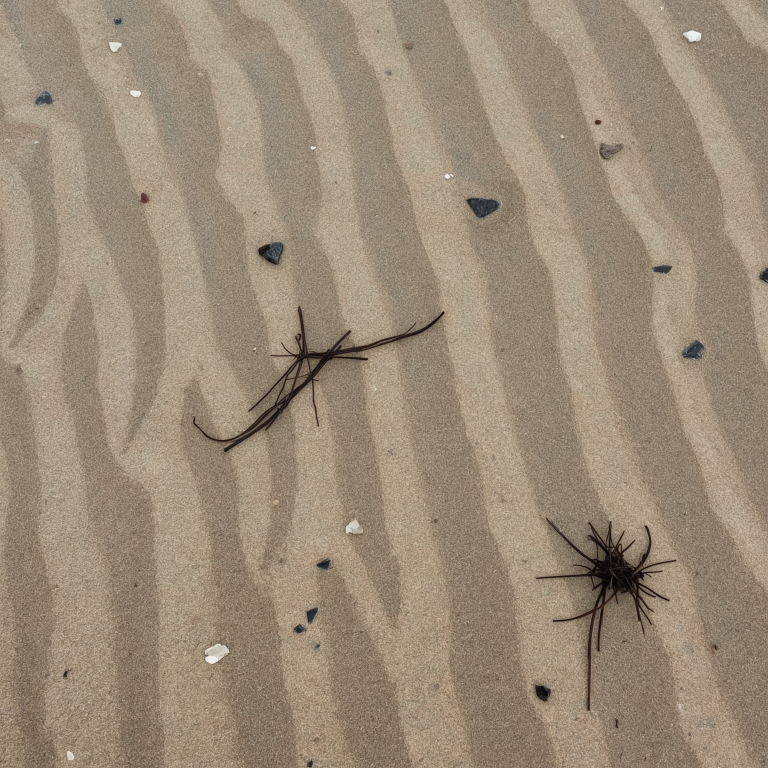
#> input picture generated/leonardo/coast_sand_foreshore_v1/candidate_1.jpg, 1536 x 1536 px (shown at 1/2 size)
$ python -i process_leonardo_terrain_textures.py   (imports and definitions only)
#> lines starting #> are read from the running program, lines starting #| are printed output that depends on the picture
#> further down, picture is the input picture: PIL image 1536x1536 RGB; mean R, G, B 155.2, 139.7, 120
#!/usr/bin/env python3
"""Prepare selected Leonardo terrain albedos for the Godot runtime.

The generator output is treated as an authored candidate, not as a drop-in
runtime texture: it is resized with Lanczos and moved to a half-tile phase so
large AI marks do not sit on the wrap seam. The final border pixels are welded
for deterministic repeatability.

Two tiers:

- Legacy families (timber, cobble, hay, ...) keep their 512 px albedo-only
  output. Runtime terrain resizes these to its 128 px texture-array tier.
- CO-01 ground families (coast_sand, sand, shore_shingle, mud, grass) are quilted
  seamless (`SEAMLESS_FAMILIES`) instead of phase-shifted, then ship a
  2048 px albedo plus a normal and a roughness map derived from the same plate.
  Leonardo cannot bake matching normal/roughness plates, so both are computed
  from a wrap-aware height estimate of the selected albedo (see
  `_derive_height`). The blend shader samples these per fragment.

Usage:
    python3 tools/process_leonardo_terrain_textures.py            # every family
    python3 tools/process_leonardo_terrain_textures.py --only sand mud
"""

from __future__ import annotations

import argparse
from pathlib import Path

import numpy as np
from PIL import Image, ImageChops

ROOT = Path(__file__).resolve().parents[1]
GENERATED = ROOT / "generated" / "leonardo"
PBR = ROOT / "assets" / "materials" / "pbr"
OUTPUTS = {
    "limestone_rubble": (
        GENERATED / "city_wall_limestone_v1" / "candidate_1.jpg",
        PBR / "limestone_rubble/limestone_rubble_albedo.png",
    ),
    "timber": (
        GENERATED / "timber_beam_v2" / "candidate_2.jpg",
        PBR / "timber/timber_albedo.png",
    ),
    "timber_floor": (
        GENERATED / "timber_floor_v2" / "candidate_1.jpg",
        PBR / "timber_floor/timber_floor_albedo.png",
    ),
    "cobble": (
        GENERATED / "cobble_street_v3" / "candidate_2.jpg",
        PBR / "cobble/cobble_albedo.png",
    ),
    "smithy_floor": (
        GENERATED / "smithy_flagstone_v3" / "candidate_2.jpg",
        PBR / "smithy_floor/smithy_floor_albedo.png",
    ),
    "hay": (
        GENERATED / "hay_thatch_v2" / "candidate_2.jpg",
        PBR / "hay/hay_albedo.png",
    ),
}
TARGET_SIZE = 512

## CO-01 (R-948) ground families. Every entry ships a GROUND_TARGET_SIZE albedo
## plus normal and roughness at GROUND_DERIVED_SIZE. The Leonardo realism model
## tops out at 1536 px, so the albedo is upscaled once with Lanczos. Derived maps
## stay at 1024: a 2048 normal of a noisy natural plate is 10-11 MiB as PNG, over
## the standard-Git limit in docs/ASSET_STORAGE_POLICY.md, and it would only
## resolve JPEG noise of the 1536 source (decision recorded in
## docs/reports/co01_coastal_ground_materials.md).
GROUND_TARGET_SIZE = 2048
GROUND_DERIVED_SIZE = 1024
GROUND_OUTPUTS = {
    "coast_sand": GENERATED / "coast_sand_foreshore_v1" / "candidate_2.jpg",
    "sand": GENERATED / "sand_upper_beach_v1" / "candidate_2.jpg",
    "shore_shingle": GENERATED / "shore_shingle_v1" / "candidate_2.jpg",
    "mud": GENERATED / "mud_tidal_yard_v3" / "candidate_2.jpg",
    "grass": GENERATED / "grass_meadow_v4" / "candidate_1.jpg",
    # R-1516: drought crust for dried puddle basins. Leonardo was out of tokens, so
    # this plate comes from OpenAI gpt-image-1 (generated/openai is gitignored too).
    "cracked_earth": ROOT / "generated" / "openai" / "cracked_earth_v1" / "candidate_1.png",
    # R-2281: tamped clay floor of a smoke dwelling's heated room (the drought
    # crust read as a desert indoors). OpenAI again: Leonardo was out of tokens.
    "clay_floor": ROOT / "generated" / "openai" / "clay_floor_v1" / "candidate_1.png",
}
## Per-family derivation constants.
## - normal_strength: slope gain of the height field (higher = deeper relief).
## - roughness: (dry base, damp base). Dark pixels read as damp hollows and move
##   toward the damp value; overcast Baltic ground stays mostly matte.
## - invert_height: shingle and grass read bright-on-top (pebble crowns, blades);
##   sand ripples and mud prints read dark in the trough, so height = luminance.
GROUND_DERIVATION = {
    "coast_sand": {"normal_strength": 5.0, "roughness": (0.90, 0.62), "blur": 1.0},
    "sand": {"normal_strength": 4.0, "roughness": (0.97, 0.88), "blur": 1.0},
    "shore_shingle": {"normal_strength": 7.0, "roughness": (0.82, 0.58), "blur": 1.5},
    # The selected mud plate carries baked wet-film glints; the shader adds its own
    # wet sheen (mud_wetness), so they are pulled back to the surrounding colour.
    "mud": {"normal_strength": 6.0, "roughness": (0.78, 0.40), "blur": 1.2, "despecular": True},
    "grass": {"normal_strength": 3.5, "roughness": (0.96, 0.84), "blur": 0.8},
    # Crack gaps are dark and low, plates bright and high: height = luminance.
    # albedo_only: the city ground shader is near the GL Compatibility sampler
    # limit, so it derives crack relief from this plate's luminance instead of a
    # second normal sampler. size: the 1024 px source is not upscaled.
    "cracked_earth": {
        "normal_strength": 7.0, "roughness": (0.97, 0.90), "blur": 0.8,
        "albedo_only": True, "size": 1024,
    },
    # Interior floor material (StandardMaterial3D): albedo only, the floor reads
    # flat from the cutaway camera and the plate carries its own grit.
    "clay_floor": {
        "normal_strength": 3.0, "roughness": (0.93, 0.85), "blur": 0.8,
        "albedo_only": True, "size": 1024,
    },
}
# Directional or coursed plates must keep their authored phase. A half-tile
# shift moves the original wrap seam into the middle of a wall face or board.
KEEP_SOURCE_PHASE = {
    "limestone_rubble",
    "timber",
    "timber_floor",
    "cobble",
    "smithy_floor",
}


# [15 lines left out: function _weld_edges, not called in this run]


## Overlap-quilting for isotropic ground plates. A half-tile phase shift only moves
## the wrap seam of a non-tileable plate into the middle of the tile, where it
## repeats as a visible cross grid on large ground areas. Instead the tile is cut
## from the top-left of the plate and the unused strip past its right and bottom
## edge (a natural continuation of the last column/row) is stitched over the
## tile's first columns/rows along a minimum-error path. Column 0 then continues
## the last column, so the wrap is seamless and the stitch hides in the grain.
SEAMLESS_OVERLAP_FRACTION = 1.0 / 6.0
SEAMLESS_MARGIN = 12  # px kept out of the cut path so the wrap edge is pure overlap
SEAMLESS_FEATHER = 1.5  # px Gaussian softening of the cut
# Every CO-01 ground family is isotropic natural ground with no authored course or
# grain direction, so all of them quilt. Shingle and mud carried the worst phase
# seam (mid-tile discontinuity 11x and 5x the local grain) because their plates
# have the strongest large marks.
SEAMLESS_FAMILIES = set(GROUND_OUTPUTS)

## Leonardo lights every plate from one side, so each albedo carries a broad
## bright-to-dark drift (38-53% of mean luminance on shingle, mud and grass).
## A seamless tile still repeats that drift as a blotch grid once the ground
## covers dozens of cells, which reads as the same "obvious cell" artefact as a
## hard seam. The drift is shading, not material, so it is divided out in linear
## light before quilting; a residual fraction is kept so the ground is not flat.
DEDRIFT_STRENGTH = 0.8
DEDRIFT_RADIUS_FRACTION = 1.0 / 8.0


# [59 lines left out: functions _min_error_cut, _stitch_columns, not called in this run]


def _broad_luminance(luminance: np.ndarray, radius: float) -> np.ndarray:
    """Very low-pass of the plate: box-downsample below the cutoff, bicubic back up.

    A direct Gaussian at this radius (hundreds of pixels) is far slower and would
    need wrap padding the plate does not have yet.
    """
    size = luminance.shape[0]
    coarse = max(4, int(round(size / max(radius, 1.0))))
    small = Image.fromarray(luminance.astype(np.float32)).resize((coarse, coarse), Image.Resampling.BOX)
    return np.asarray(small.resize((size, size), Image.Resampling.BICUBIC), dtype=np.float64)


def _srgb_to_linear(values: np.ndarray) -> np.ndarray:
    return np.where(values <= 0.04045, values / 12.92, ((values + 0.055) / 1.055) ** 2.4)
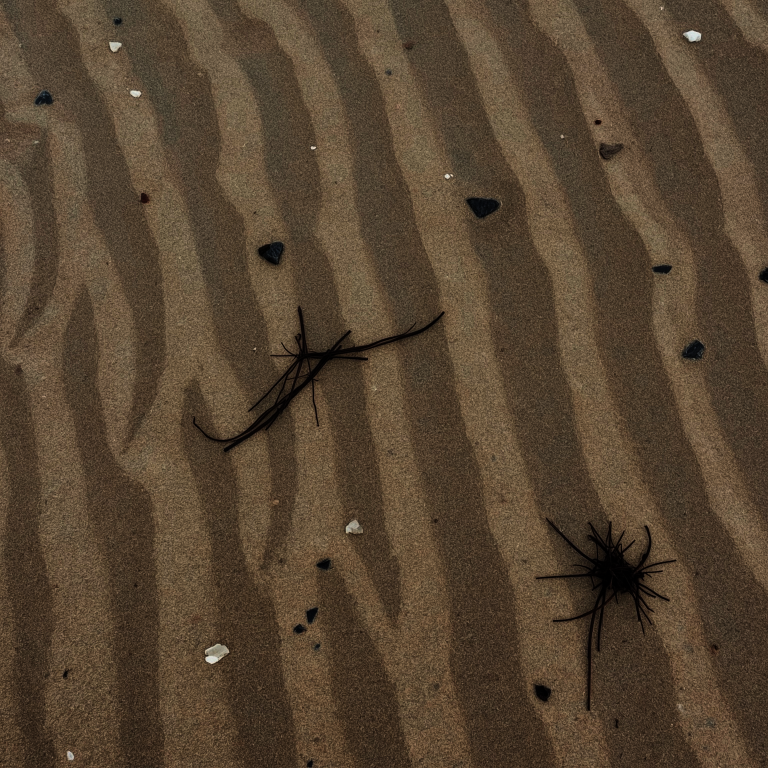
#> returned value: shape (1536, 1536, 3) float64 (shown at 1/2 size); mean of channels 0, 1, 2 0.339, 0.271, 0.196; drawn as R, G, B


def _linear_to_srgb(values: np.ndarray) -> np.ndarray:
    return np.where(values <= 0.0031308, values * 12.92, 1.055 * values ** (1.0 / 2.4) - 0.055)


def _flatten_lighting(image: Image.Image) -> Image.Image:
    """Divide out the generator's broad shading drift, keeping the fine grain."""
    srgb = np.asarray(image, dtype=np.float64) / 255.0
    linear = _srgb_to_linear(srgb)
    luminance = linear @ np.array([0.2126, 0.7152, 0.0722])
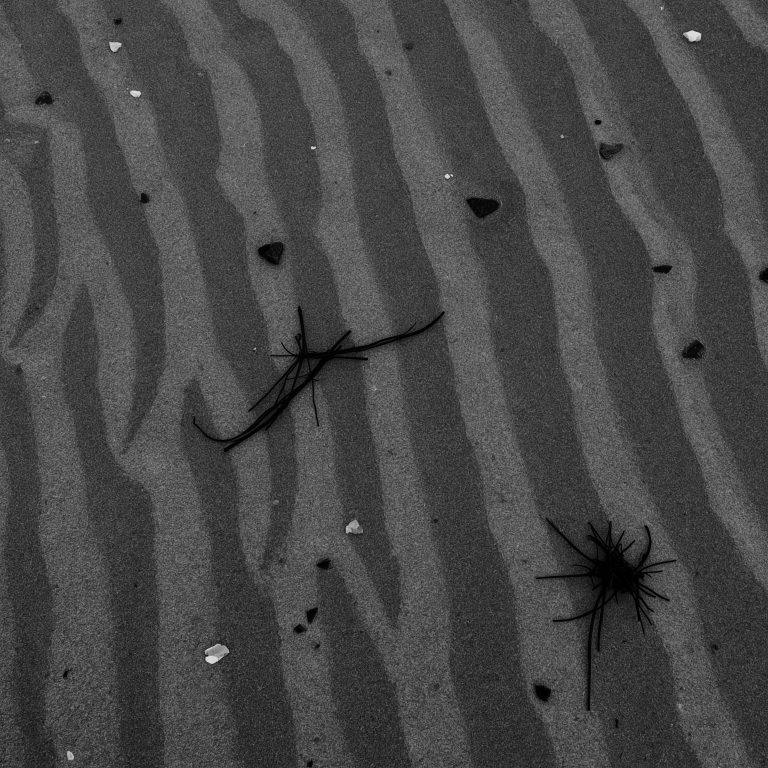
#> luminance: shape (1536, 1536) float64 (shown at 1/2 size); min 6.45e-05, max 0.924, mean 0.28
    broad = _broad_luminance(luminance, image.width * DEDRIFT_RADIUS_FRACTION)
#> in _broad_luminance, `return np.asarray(small.resize((size, size), Image.Resampling.BICUBIC)..`:
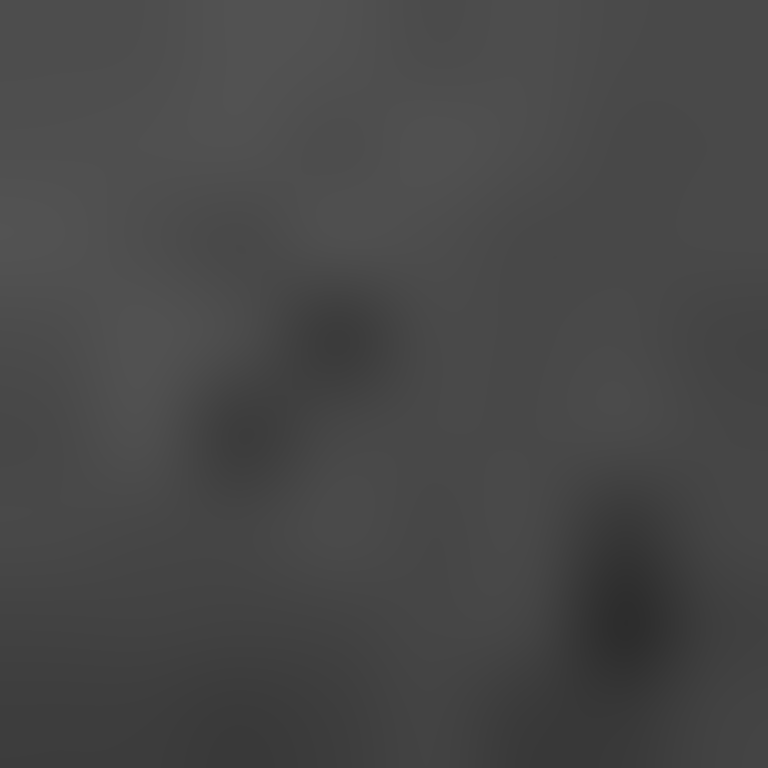
#> returned value: shape (1536, 1536) float64 (shown at 1/2 size); min 0.176, max 0.326, mean 0.28
    # Clamped so a near-black hollow cannot be pushed to a bright smear.
    gain = np.clip(float(luminance.mean()) / np.maximum(broad, 1e-4), 0.5, 2.0)
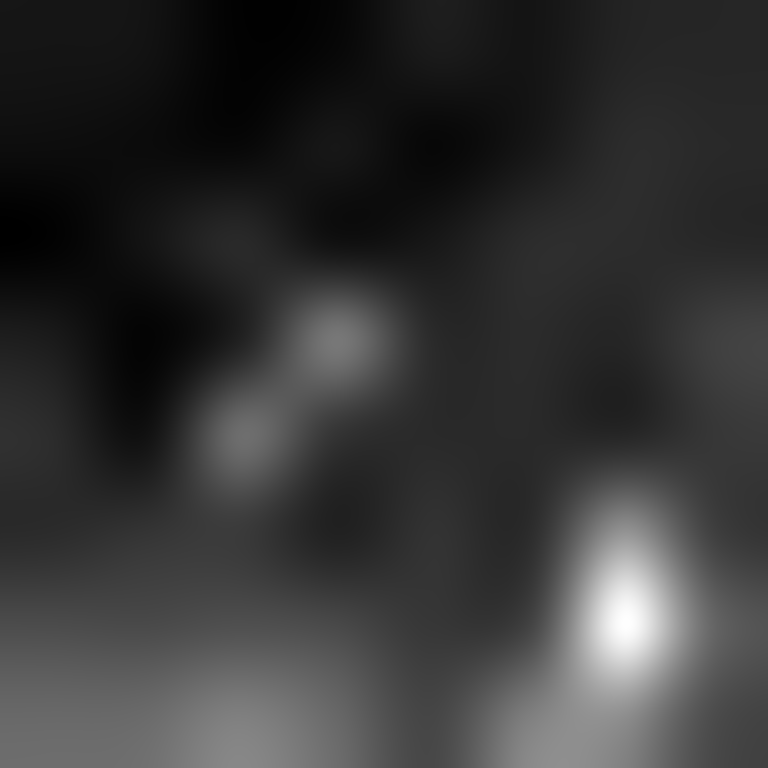
#> gain: shape (1536, 1536) float64 (shown at 1/2 size); min 0.858, max 1.59, mean 1.01; drawn with min black and max white
    gain = 1.0 + (gain - 1.0) * DEDRIFT_STRENGTH
    return _to_image(_linear_to_srgb(np.clip(linear * gain[..., None], 0.0, 1.0)), "RGB")


# [94 lines left out: functions _make_seamless, _resize_tileable, _wrap_blur, _remove_baked_glints, _derive_height, _derive_normal and 1 more, not called in this run]


def _to_image(values: np.ndarray, mode: str) -> Image.Image:
#> called with mode = 'RGB'
    image = Image.fromarray(np.clip(np.round(values * 255.0), 0, 255).astype(np.uint8))
    return image if image.mode == mode else image.convert(mode)


## Board plates cannot quilt across the boards: a min-error cut through a board
## gap smears the gap. Instead the tile is cropped from one board gap to another,
## so the horizontal wrap lands on a real gap, and only the along-grain (V) wrap
## is quilted, where the cut hides in the grain. The crop spans a whole number of
## boards, so the board pitch per tile changes; consumers rescale their UV
## density by the shipped board count (see BOARD_FAMILIES comments).
BOARD_GAP_MIN_DEPTH = 40.0  # column-mean darkness below local mean, 0..255
BOARD_GAP_MIN_PITCH_FRACTION = 0.6  # gaps closer than this x median pitch are cracks
## Family -> board count to keep. timber_floor_v2 candidate_1 has ~6 boards at
## 1024 px; the left one carries the plate's darkest lighting falloff, so four
## whole boards (gap 180 -> gap 849) ship.
BOARD_FAMILIES = {"timber_floor": 4}


# [130 lines left out: functions _board_gaps, _make_board_seamless, process_legacy, process_ground, main, not called in this run]


# [2 lines not run here, left out]

>>> from PIL import Image
>>> picture = Image.open('../generated/leonardo/coast_sand_foreshore_v1/candidate_1.jpg')
>>> result = _flatten_lighting(picture)

$ run again, on assets/animals/cow_holstein/cow_holstein_Image_0.jpg
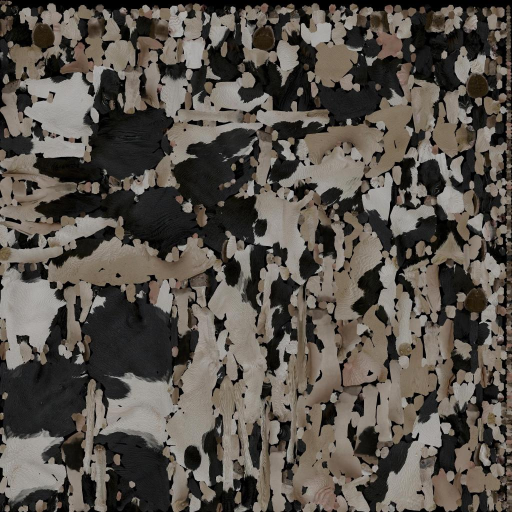
#> input picture assets/animals/cow_holstein/cow_holstein_Image_0.jpg, 1024 x 1024 px (shown at 1/2 size)
#> picture is the input picture: PIL image 1024x1024 RGB; mean R, G, B 87.5, 81.6, 74.7
#> in _flatten_lighting, `gain = np.clip(float(luminance.mean()) / np.maximum(broad, 1e-4), 0.5,..`:
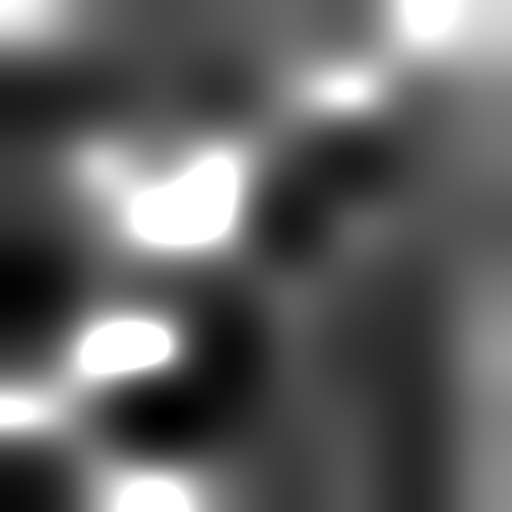
#> gain: shape (1024, 1024) float64 (shown at 1/2 size); min 0.507, max 2, mean 1.09; drawn with min black and max white
#> in _linear_to_srgb, `return np.where(values <= 0.0031308, values * 12.92, 1.055 * values **..`:
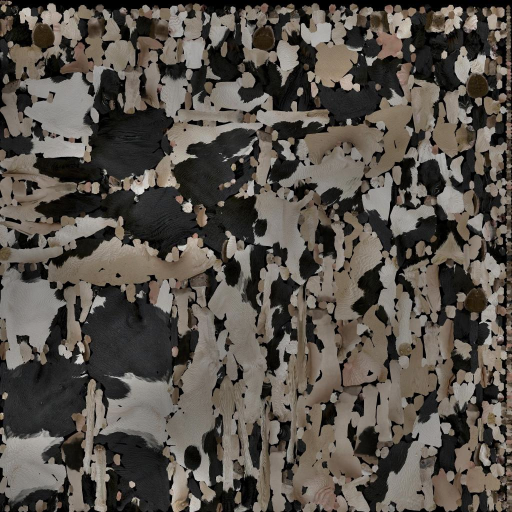
#> returned value: shape (1024, 1024, 3) float64 (shown at 1/2 size); mean of channels 0, 1, 2 0.342, 0.319, 0.292; drawn as R, G, B
